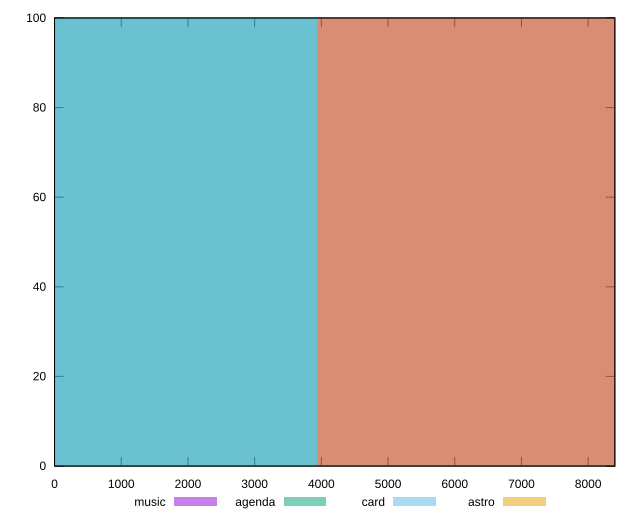

This chart was generated by the following gnuplot code:
reset

$music <<EOF
7858.320986243769 100
EOF

$agenda <<EOF
0 100
EOF

$card <<EOF
0 100
EOF

$astro <<EOF
7858.320986243769 100
EOF

set key outside below
set boxwidth 7858.320986243769
set xrange [0:8400]
set yrange [0:100]
set trange [0:100]
set style fill transparent solid 0.5 noborder
set terminal svg size 640, 520 enhanced background rgb 'white'
set output "reports/report_00031_2021-02-24T23-18-18.084Z/uses-text-compression/comparison/histogram/all_raw.svg"

plot $music title "music" with boxes, \
     $agenda title "agenda" with boxes, \
     $card title "card" with boxes, \
     $astro title "astro" with boxes

reset
